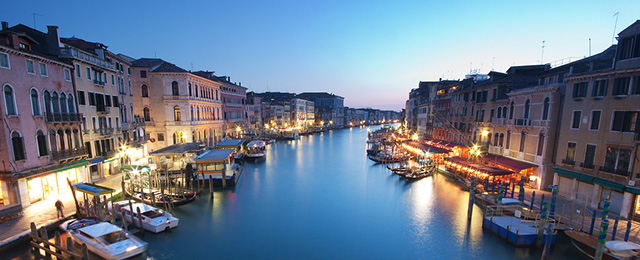
%> input picture SVD_EVD_Regression/EVD and SVD/rect_17.jpg, 640 x 260 px
$ octave SVD_Gray.m   (GNU Octave 9; MATLAB toolbox functions it lacks are replaced by stand-ins)
%> lines starting %> are read from the running program, lines starting %| are printed output that depends on the picture
clc;
clear variables;
dim=[5 20 100 250];
%dim=[260]
%dim=round(linspace(1,256,10));
n=imread('rect_17.jpg');
%> n is the input picture: size 260x640x3 uint8; mean R, G, B 106.9, 121.6, 139.9
[row,col,channel]=size(n);
%> row = 260; col = 640; channel = 3
I=rgb2gray(n);
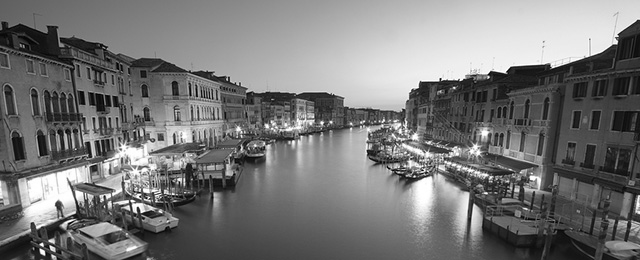
%> I: size 260x640 uint8; min 0, max 255, mean 119.3
I=double(I);
%> I: size 260x640 double
isRandom=0;
% Initializing variables %
eigval_u=zeros(row,row);
eigvec_u=zeros(row,row);
eigval_v=zeros(col,col);
eigvec_v=zeros(col,col);
eigval=zeros(row,col);
eigvec=zeros(row,col);
errPlot=zeros(size(dim,2),2);
errPlot(:,1)=dim;
img_index=0;
% Intializing U and V %
U=I*I';
V=I'*I;
% Finding Eigen values and Eigen vectors %
[v_u,d_u]=eig(U);
[v_v,d_v]=eig(V);
% Sorting Eigen values and Eigen vectors in descending %
[e_u,I_U]=sort(diag(d_u),'descend');
%> e_u = 260 values, max 2.6e+09 at index 1, min 25.03 at index 260, mean 11661440.6; I_U = 260 values, max 260 at index 1, min 1 at index 260, mean 130.5
[e_v,I_V]=sort(diag(d_v),'descend');
%> e_v = 640 values, max 2.6e+09 at index 1, min -1.56e-06 at index 640, mean 4737460.2; I_V = 640 values, max 640 at index 1, min 1 at index 640, mean 320.5
% Sorting Eigen vectors of U %
for k=1:row
    eigvec_u(:,k)=v_u(:,I_U(k));
end
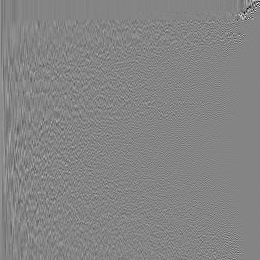
%> eigvec_u: size 260x260 double; min -0.745, max 0.686, mean 0.000244; drawn with min black and max white
% Sorting Eigen vectors of V %
for k=1:col
    eigvec_v(:,k)=v_v(:,I_V(k));
end
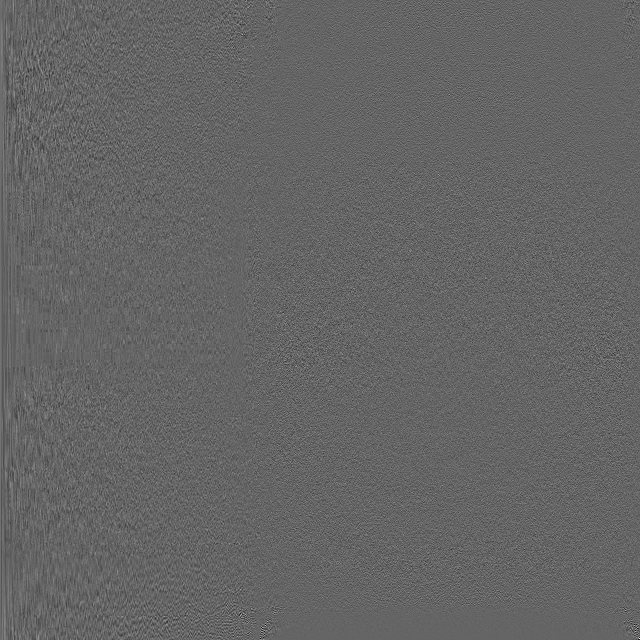
%> eigvec_v: size 640x640 double; min -0.366, max 0.557, mean 8.34e-05; drawn with min black and max white
for itr=1:size(dim,2)
    % Sorting Eigen values %
    for k=1:dim(itr)
        eigval_u(k,k)=d_u(I_U(k),I_U(k));
    end
    % Adding zeros to make Singular Value Matrix into rectangular %
    for k=dim(itr)+1:col
        eigval_u(:,k)=zeros(row,1);
    end
    % Finding Square root of D matrix
    eigval_u=sqrt(eigval_u);
    % Calc of AV and UD %
    AV=I*eigvec_v;
    UD=eigvec_u*eigval_u;
    % Normalizing Eigen Vector Matrix of V by checking if AV==UD %
    for k=1:col
        if(floor(AV(1,k)) ~= floor(UD(1,k)))
            eigvec_v(:,k)=(-1)*eigvec_v(:,k);
        end
    end
    % Selecting Random Eigen Values %
    if(isRandom ==1)
        randVal=randi([1 260],[1 1]);
        for k=1:260
            if(any(randVal(:) == k))
            else
                eigval_u(k,k)=0;
            end
        end
    end
    % Reconstructing Matrix A from U, V and Sigma %
    A=abs(eigvec_u*(eigval_u)*(eigvec_v)');

    % Plotting recontructed image %
    figure(2);
    img_index=img_index+1;
    subplot(2,4,img_index)
    imshow(uint8(A));
    titlestr=sprintf('Error = %2.2f  Dimensions = %d',norm(I-A,'fro')/norm(I,'fro'),dim(itr));
    title(titlestr);
    img_index=img_index+1;

    subplot(2,4,img_index)
    imshow(uint8(I-A));
    titlestr=sprintf('Error Image:Dimensions = %d',dim(itr));
    title(titlestr);

    % Relative Error %
    err= norm(I-A,'fro')/norm(I,'fro');
    fprintf('Error = %2.2f, N = %d\n',err,dim(itr));
    errPlot(itr,2)=err;

    % Plotting Error %
    %         plot(errPlot(:,1),errPlot(:,2),...
    %             'color',[1 .5 0],...
    %             'LineWidth',2,...
    %             'MarkerFaceColor','black', ...
    %             'MarkerEdgeColor','white',...
    %             'MarkerSize',6,...
    %             'Marker','o');
    %         xlabel('Top N Singular Values')
    %         ylabel('Relative Error')
    %         title('SVD on Grayscale Image');
end
%> this loop made 4 passes
%> err on passes 1 to 4: 0.245, 0.143, 0.0464, 0.000456
%| Error = 0.25, N = 5
%| Error = 0.14, N = 20
%| Error = 0.05, N = 100
%| Error = 0.00, N = 250
%> pass 1, `AV=I*eigvec_v;`:
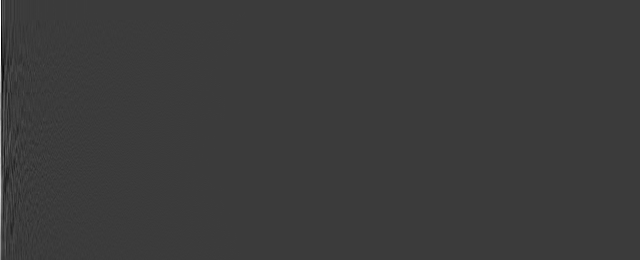
%> AV: size 260x640 double; min -1309.9, max 4290.5, mean 5; drawn with min black and max white
%> pass 1, `A=abs(eigvec_u*(eigval_u)*(eigvec_v)');`:
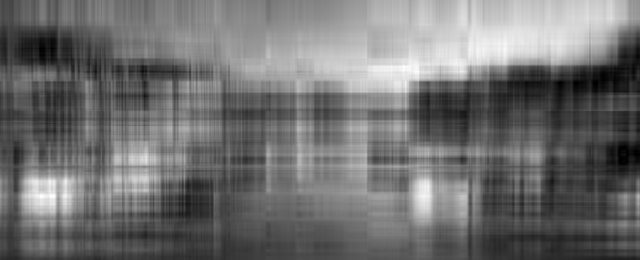
%> A: size 260x640 double; min 0.0253, max 270.1, mean 119.3; drawn with min black and max white
%> after the loop:
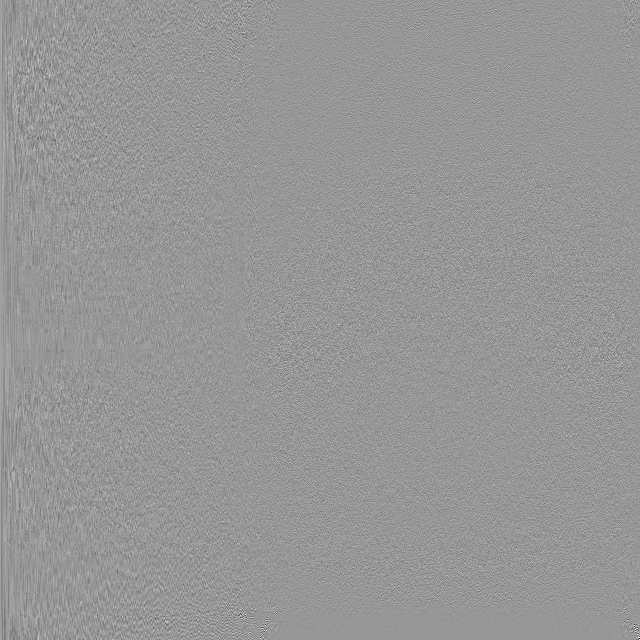
%> eigvec_v: size 640x640 double; min -0.557, max 0.385, mean 5.29e-05; drawn with min black and max white
%> after the loop, errPlot = [5 0.245; 20 0.143; 100 0.0464; 250 0.000456]; img_index = 8
%> after the loop:
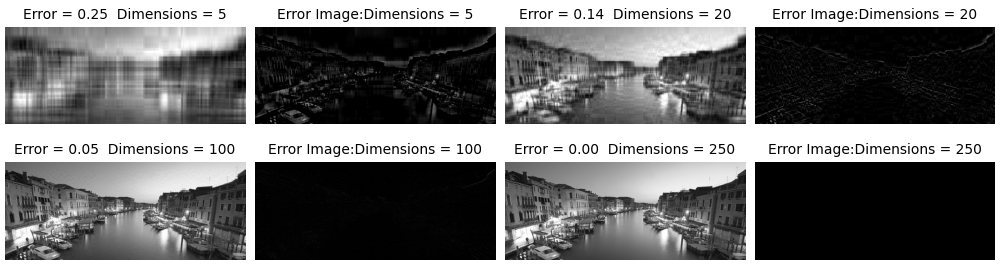
%> figure redrawn from the program's plot data, 8 panels

$ run again, with SVD_EVD_Regression/EVD and SVD/sqr_17.jpg copied over SVD_EVD_Regression/EVD and SVD/rect_17.jpg
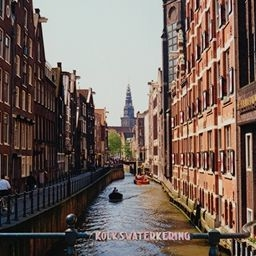
%> input picture SVD_EVD_Regression/EVD and SVD/sqr_17.jpg, 256 x 256 px
%> n is the input picture: size 256x256x3 uint8; mean R, G, B 116.5, 100.3, 92.7
%> e_u = 256 values, max 882400724.9 at index 1, min 0.0139 at index 256, mean 4114144.3; I_U = 256 values, max 256 at index 1, min 1 at index 256, mean 128.5
%> e_v has the same summary as e_u; I_V has the same summary as I_U
%> the loop `for itr=1:size(dim,2)` made 4 passes
%> err on passes 1 to 4: 0.257, 0.163, 0.0436, 0.000111
%> (printed output is left out)
%> pass 1, `A=abs(eigvec_u*(eigval_u)*(eigvec_v)');`:
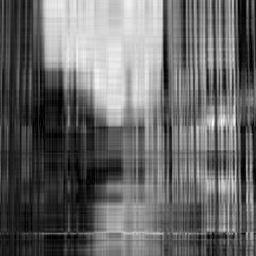
%> A: size 256x256 double; min 0.00974, max 247.1, mean 104.4
%> after the loop `for itr=1:size(dim,2)`:
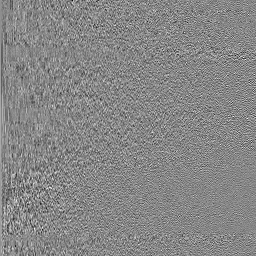
%> eigvec_v: size 256x256 double; min -0.353, max 0.314, mean 0.000137; drawn with min black and max white
%> after the loop `for itr=1:size(dim,2)`: errPlot = [5 0.257; 20 0.163; 100 0.0436; 250 0.000111]; img_index = 8
